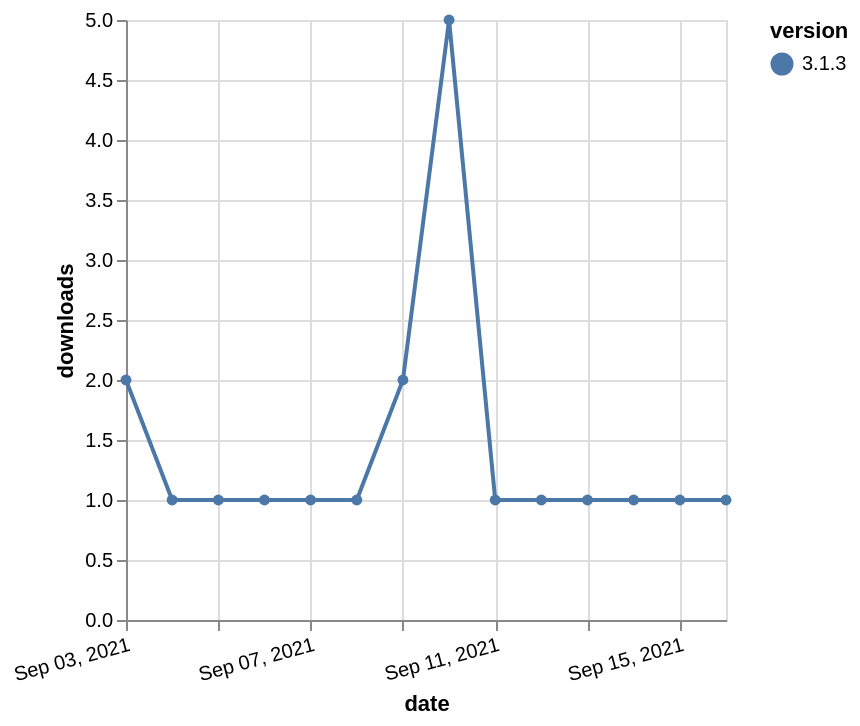

Here is the Vega-Lite specification saved for this chart:
### Vega-Lite specification from a JSON file in a GitHub repository (floating-point values rounded to 4 significant figures)
{"$schema": "https://vega.github.io/schema/vega-lite/v5.json", "description": "A simple bar chart with embedded data.", "data": {"values": [{"date": "2021-09-03", "total": 528, "delta": 2, "version": "3.1.3"}, {"date": "2021-09-04", "total": 529, "delta": 1, "version": "3.1.3"}, {"date": "2021-09-05", "total": 530, "delta": 1, "version": "3.1.3"}, {"date": "2021-09-06", "total": 531, "delta": 1, "version": "3.1.3"}, {"date": "2021-09-07", "total": 532, "delta": 1, "version": "3.1.3"}, {"date": "2021-09-08", "total": 533, "delta": 1, "version": "3.1.3"}, {"date": "2021-09-09", "total": 535, "delta": 2, "version": "3.1.3"}, {"date": "2021-09-10", "total": 540, "delta": 5, "version": "3.1.3"}, {"date": "2021-09-11", "total": 541, "delta": 1, "version": "3.1.3"}, {"date": "2021-09-12", "total": 542, "delta": 1, "version": "3.1.3"}, {"date": "2021-09-13", "total": 543, "delta": 1, "version": "3.1.3"}, {"date": "2021-09-14", "total": 544, "delta": 1, "version": "3.1.3"}, {"date": "2021-09-15", "total": 545, "delta": 1, "version": "3.1.3"}, {"date": "2021-09-16", "total": 546, "delta": 1, "version": "3.1.3"}]}, "width": "container", "mark": {"type": "line", "point": {"filled": true}}, "encoding": {"x": {"field": "date", "type": "temporal", "timeUnit": "yearmonthdate", "title": "date", "axis": {"labelAngle": -15}}, "y": {"field": "delta", "type": "quantitative", "title": "downloads"}, "color": {"field": "version", "type": "nominal"}, "tooltip": {"field": "delta"}}}
